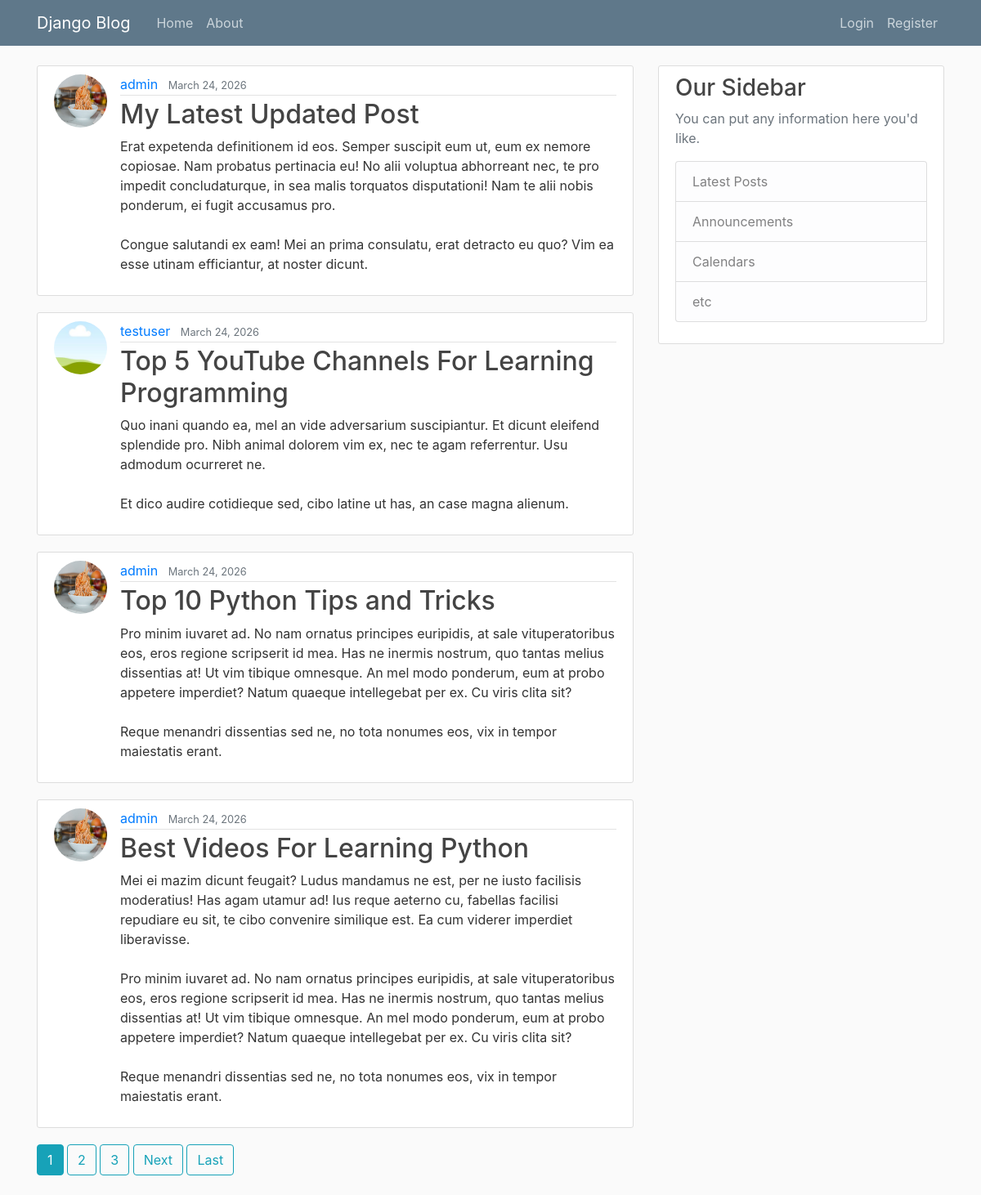
The page / on the database its author committed.
### blog/models.py (models this page shows, shortened)
class Post(models.Model):
    title = models.CharField(max_length=100)
    content = models.TextField()
    date_posted = models.DateTimeField(default=timezone.now)   # (auto_now_add=True/auto_now=true)
    author = models.ForeignKey(User, on_delete=models.CASCADE)

### users/models.py (models this page shows, shortened)
class Profile(models.Model):
    user = models.OneToOneField(User, on_delete=models.CASCADE)
    image = models.ImageField(default='default.jpg', upload_to='profile_pics')

### blog/views.py (the view)
# urls.py: path('', PostListView.as_view(), name='blog-home'),
class PostListView(ListView):
    model = Post
    template_name = 'blog/home.html'  #<app>/<model>_<viewtype>.html
    context_object_name= 'posts'
    ordering = ['-date_posted']
    paginate_by = 4

### blog/templates/blog/home.html (shortened to what this page needs)
{% extends "blog/base.html" %}
{% block content %}
    {% for post in posts %}
        <article class="media content-section">
          <img class="rounded-circle article-img" src="{{ post.author.profile.image.url }}">
          <div class="media-body">
            <div class="article-metadata">
              <a class="mr-2" href="{% url 'user-posts' post.author.username %}">{{ post.author }}</a>
              <small class="text-muted">{{ post.date_posted|date:"F d, Y" }}</small>
            </div>
            <h2><a class="article-title" href="{% url 'post-detail' post.id %}">{{ post.title }}</a></h2>
            <p class="article-content">{{ post.content }}</p>
          </div>
        </article>
    {% endfor %}
    {% if is_paginated %}
        {% for num in page_obj.paginator.page_range %}
          {% if page_obj.number == num %}
            <a class="btn btn-info mb-4" href="?page={{ num }}">{{ num }}</a>
          {% elif num > page_obj.number|add:'-3' and num < page_obj.number|add:'3' %}
            <a class="btn btn-outline-info mb-4" href="?page={{ num }}">{{ num }}</a>
          {% endif %}
        {% endfor %}
        {% if page_obj.has_next %}
          <a class="btn btn-outline-info mb-4" href="?page={{ page_obj.next_page_number }}">Next</a>
          <a class="btn btn-outline-info mb-4" href="?page={{ page_obj.paginator.num_pages }}">Last</a>
        {% endif %}
    {% endif %}
{% endblock content %}

### blog/templates/blog/base.html (shortened to what this page needs)
{% load static %}
<!DOCTYPE html>
<html>
<head>
    <link rel="stylesheet" href="https://maxcdn.bootstrapcdn.com/bootstrap/4.0.0/css/bootstrap.min.css"
>
    <link rel="stylesheet" type="text/css" href="{% static 'blog/main.css' %}">
</head>
<body>
    <header class="site-header">
        <nav class="navbar navbar-expand-md navbar-dark bg-steel fixed-top">
            <div class="container">
                <a class="navbar-brand mr-4" href="{% url 'blog-home' %}">Django Blog</a>
                <div class="collapse navbar-collapse" id="navbarToggle">
                    <div class="navbar-nav mr-auto">
                        <a class="nav-item nav-link" href="{% url 'blog-home' %}">Home</a>
                        <a class="nav-item nav-link" href="{% url 'blog-about' %}">About</a>
                    </div>
                    <div class="navbar-nav">
                        {% if user.is_authenticated %}
                        <a class="nav-item nav-link" href="{% url 'post-create' %}">New Post</a>
                        <a class="nav-item nav-link" href="{% url 'profile' %}">Profile</a>
                        <form method="POST" action="{% url 'logout' %}" style="display:inline;">
                            {% csrf_token %}
                            <button class="nav-item nav-link btn btn-link" type="submit">
                                Logout
                            </button>
                        </form>
                        {% else %}
                        <a class="nav-item nav-link" href="{% url 'login' %}">Login</a>
                        <a class="nav-item nav-link" href="{% url 'register' %}">Register</a>
                        {% endif %}
                    </div>
                </div>
            </div>
        </nav>
    </header>
    <main role="main" class="container">
        <div class="row">
            <div class="col-md-8">
                {% block content %}{% endblock %}
            </div>
            <div class="col-md-4">
                <div class="content-section">
                    <h3>Our Sidebar</h3>
                    <p class='text-muted'>You can put any information here you'd like.
                    <ul class="list-group">
                        <li class="list-group-item list-group-item-light">Latest Posts</li>
                        <li class="list-group-item list-group-item-light">Announcements</li>
                        <li class="list-group-item list-group-item-light">Calendars</li>
                        <li class="list-group-item list-group-item-light">etc</li>
                    </ul>
                    </p>
                </div>
            </div>
        </div>
    </main>
</body>
</html>

### blog/static/blog/main.css (style rules this page uses)
body { background: #fafafa; color: #333333; margin-top: 5rem; }
h1, h2, h3, h4, h5, h6 { color: #444444; }
ul { margin: 0; }
.bg-steel { background-color: #5f788a; }
.site-header .navbar-nav .nav-link { color: #cbd5db; }
.content-section { background: #ffffff; padding: 10px 20px; border: 1px solid #dddddd; border-radius: 3px; margin-bottom: 20px; }
.article-title { color: #444444; }
.article-content { white-space: pre-line; }
.article-img { height: 65px; width: 65px; margin-right: 16px; }
.article-metadata { padding-bottom: 1px; margin-bottom: 4px; border-bottom: 1px solid #e3e3e3 }

### rows shown on the page
Post: author.profile.image (picture), author "admin", date_posted "March 24, 2026", title "My Latest Updated Post", content "Erat expetenda definitionem id eos. Semper suscipit eum ut, eum ex nemore copiosae. Nam probatus pertinacia eu! No alii voluptua abhorreant nec, te pro impedit concludaturque, in sea malis torquatos disputationi! Nam te alii nobis ponderum, ei fugit accusamus pro. Congue salutandi ex eam! Mei an prima consulatu, erat detracto eu quo? Vim ea esse utinam efficiantur, at noster dicunt."
Post: author.profile.image (placeholder picture), author "testuser", date_posted "March 24, 2026", title "Top 5 YouTube Channels For Learning Programming", content "Quo inani quando ea, mel an vide adversarium suscipiantur. Et dicunt eleifend splendide pro. Nibh animal dolorem vim ex, nec te agam referrentur. Usu admodum ocurreret ne. Et dico audire cotidieque sed, cibo latine ut has, an case magna alienum."
Post: author.profile.image (picture), author "admin", date_posted "March 24, 2026", title "Top 10 Python Tips and Tricks", content "Pro minim iuvaret ad. No nam ornatus principes euripidis, at sale vituperatoribus eos, eros regione scripserit id mea. Has ne inermis nostrum, quo tantas melius dissentias at! Ut vim tibique omnesque. An mel modo ponderum, eum at probo appetere imperdiet? Natum quaeque intellegebat per ex. Cu viris clita sit? Reque menandri dissentias sed ne, no tota nonumes eos, vix in tempor maiestatis erant."
Post: author.profile.image (picture), author "admin", date_posted "March 24, 2026", title "Best Videos For Learning Python", content "Mei ei mazim dicunt feugait? Ludus mandamus ne est, per ne iusto facilisis moderatius! Has agam utamur ad! Ius reque aeterno cu, fabellas facilisi repudiare eu sit, te cibo convenire similique est. Ea cum viderer imperdiet liberavisse. Pro minim iuvaret ad. No nam ornatus principes euripidis, at sale vituperatoribus eos, eros regione scripserit id mea. Has ne inermis nostrum, quo tantas melius dissentias at! Ut vim tibique omnesque. An mel modo ponderum, eum at probo appetere imperdiet? Natum quaeque intellegebat per ex. Cu viris clita sit? Reque menandri dissentias sed ne, no tota nonumes eos, vix in tempor maiestatis erant."

### other values the page prints
{{ num }} "1"
{{ num }} "2" "3"
